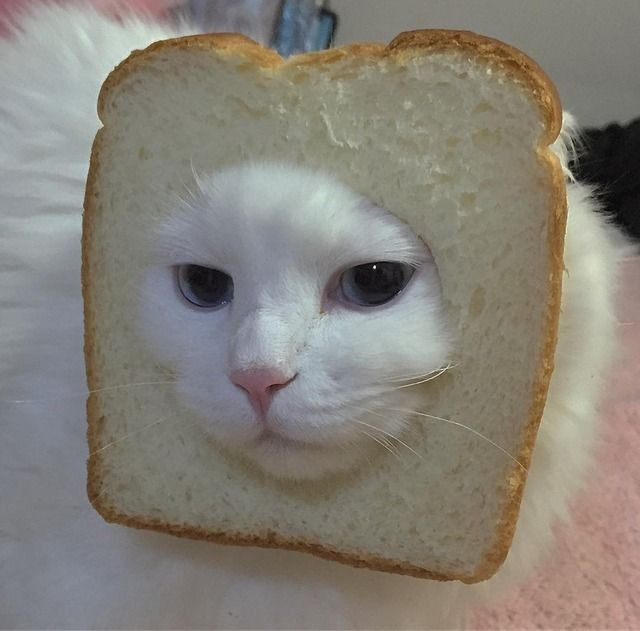
#> input picture cat.jpg, 640 x 631 px
$ python numpy_matplotlib.py
#> lines starting #> are read from the running program, lines starting #| are printed output that depends on the picture
import numpy as np
import matplotlib.pyplot as plt

# создать массив с единицами произвольного размера
ones_array = np.ones(5)

# создать массив с рандомными числами такого же размера, не вводя явно
rand_array = np.random.random(ones_array.size)

# сложить, вычесть, умножить (скалярно и матрично) массивы и вывести результат
print(ones_array+rand_array)
print(ones_array-rand_array)
print(ones_array*rand_array)
print(ones_array @ rand_array)

# Простые графики
lin = np.linspace(-5, 5, 10)
plt.plot(lin, lin**3, color="red", linestyle="-", label="График кубической функции")
plt.scatter(lin, lin**3, color="black", label="Поточечный график кубической функции")
plt.plot(lin, lin**2, ":b", label="График квадратичной функции")
plt.legend()
plt.title("Простые графики")
plt.xlabel("x")
plt.ylabel("y")
plt.plot(0, 0, "o")
plt.text(-0.5, 5, "(0, 0)")
plt.grid()

# задать матрицу 10*10 рандомными числами, построить график 3 строки,
# 7 столбца, контурный график всей матрицы subplots
matrix = np.random.random((10, 10))
fig, ax = plt.subplots(1, 3, figsize=(12, 4))
ax[0].plot(matrix[3], color="red")
ax[1].plot(matrix[:, 7], color="blue")
ax[2].contourf(matrix, levels=np.linspace(matrix.min(), matrix.max(), 20))
plt.figure()

# построить 3д график гиперболического параболоида, контурный график, пометить на контурном графике макс и мин точку

x = np.arange(-5, 5, 0.01)
y = np.arange(-5, 5, 0.01)
X, Y = np.meshgrid(x, y)
Z = 0.5*(X**2-Y**2)

arg_max_el = np.unravel_index(np.argmax(Z, axis=None), Z.shape)
arg_min_el = np.unravel_index(np.argmin(Z, axis=None), Z.shape)

ax = plt.axes(projection="3d")
ax.plot_surface(X, Y, Z, cmap="jet")

plt.figure()
plt.contourf(Z, levels=np.linspace(Z[arg_min_el], Z[arg_max_el], 20))
plt.plot(arg_max_el[0], arg_max_el[1], 'ro')
plt.plot(arg_min_el[0], arg_min_el[1], 'bo')
plt.text(arg_max_el[0]*1.05, arg_max_el[1]+30, "({}, {})".format(arg_max_el[0], arg_max_el[1]))
plt.text(arg_min_el[0]+30, arg_min_el[1]*1.05, "({}, {})".format(arg_min_el[0], arg_min_el[1]))
plt.figure()

# сохранить массивы, прочитать и вывести график
with open('hiperboloid.txt', 'wb') as f:
    np.save(f, X)
    np.save(f, Y)
    np.save(f, Z)

with open('hiperboloid.txt', 'rb') as f:
    x_read = np.load(f)
    y_read = np.load(f)
    z_read = np.load(f)
    plt.contourf(z_read, levels=np.linspace(z_read[arg_min_el], z_read[arg_max_el], 20))
plt.figure()
# np.where и чистка NaN

array = np.array([[1, np.nan, -3, 4, 10], [np.nan, -3, np.nan, 6, -5]])
array[np.where(array < 0)] = 0
array[np.isnan(array)] = 0
print(array)

# гистограмма нормального распределения
norm = np.random.normal(0, 2, 1000)
plt.hist(norm, bins=50)

# чтение картинок
plt.imshow(plt.imread('cat.jpg'))
plt.figure()

# отрисовка картинки с рандомными RGB
img = np.random.randint(0, 255, (1000, 1000, 3))
plt.imshow(img)


plt.show()
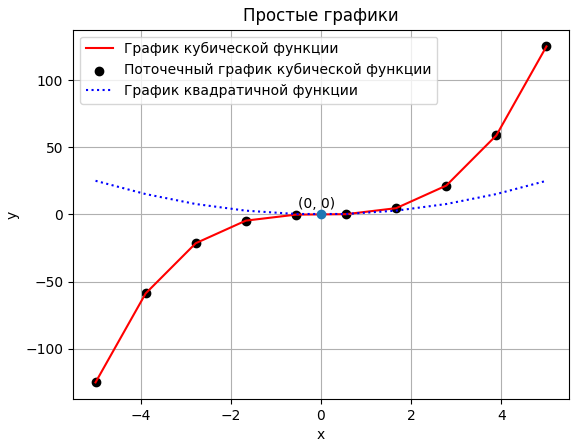
#> figure drawn by matplotlib, 1 panel; curve peaks at x = 5, y = 125; curve peaks at x = -5, y = 25
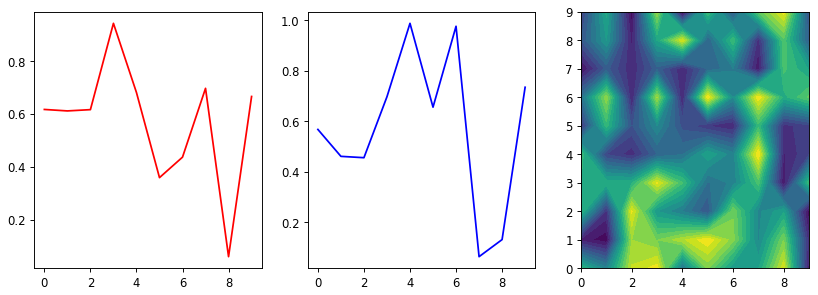
#> figure drawn by matplotlib, 3 panels; panel 1: curve peaks at x = 3, y = 0.944; panel 2: curve peaks at x = 4, y = 0.988
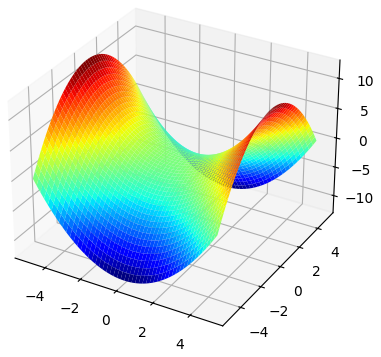
#> figure drawn by matplotlib, 1 panel
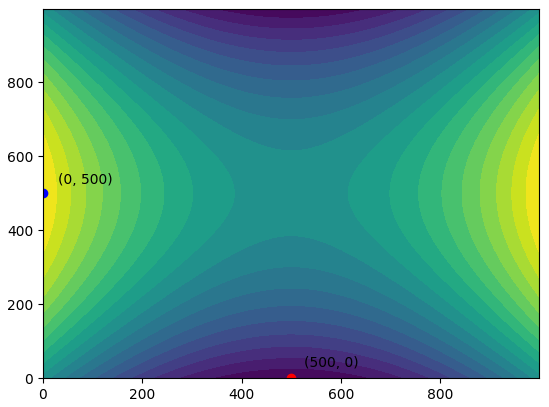
#> figure drawn by matplotlib, 1 panel
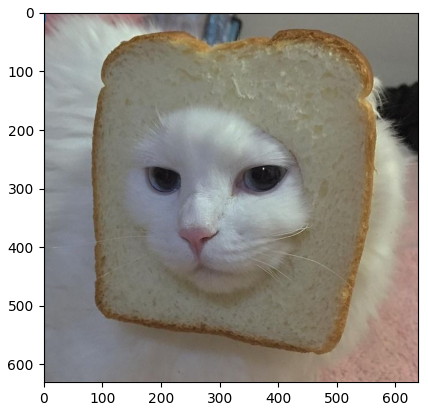
#> figure drawn by matplotlib, 1 panel
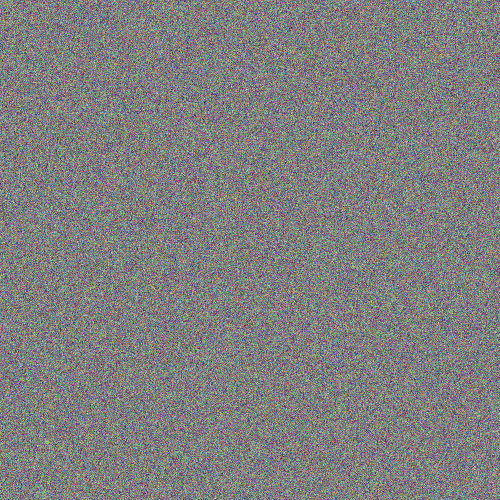
#> shown: shape (1000, 1000, 3) (shown at 1/2 size); mean R, G, B 127.2, 126.9, 127
